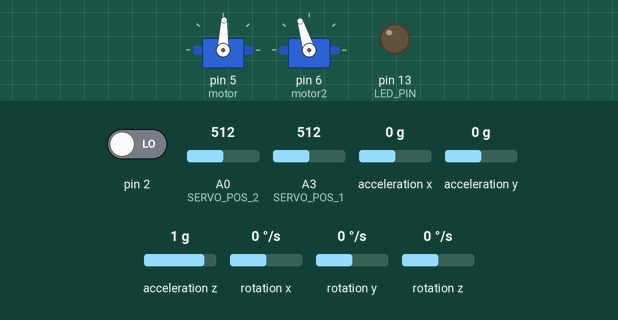
A sketch run on a simulated Arduino Uno, built with avr-gcc and run on an emulated ATmega328P. Parts: 2 × servo, output pins drawn as LEDs (lit = HIGH). The test bench sets the inputs (shaded band); at power-on: A0 (SERVO_POS_2) = 512, acceleration x 0 g, A3 (SERVO_POS_1) = 512, pin 2 LOW, acceleration y 0 g, acceleration z 1 g, rotation x 0 °/s, rotation y 0 °/s, rotation z 0 °/s. The sensor or clock chip raises its interrupt line as the real part does.

Above: at 2.9 s.
3.0 s: A0 (SERVO_POS_2) set to 716
At 3.5 s:
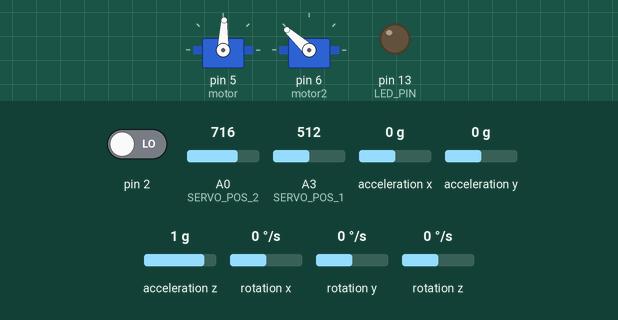
4.5 s: acceleration x set to -1.4 g
At 5.0 s:
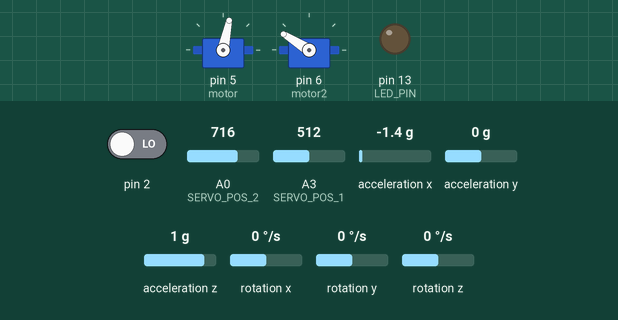
6.0 s: A3 (SERVO_POS_1) set to 716
At 7.0 s:
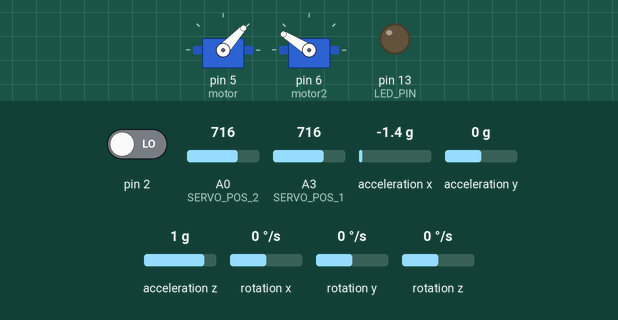
7.5 s: acceleration x set to 0 g
At 8.5 s:
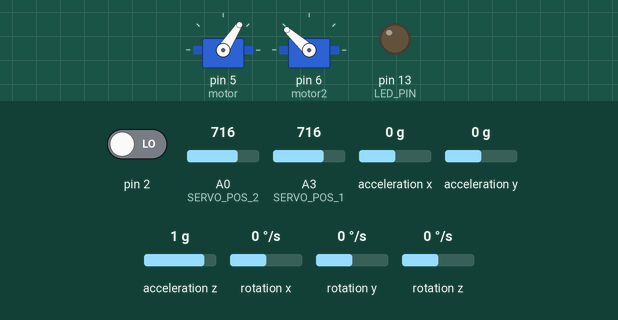
9.0 s: A0 (SERVO_POS_2) set to 992
At 10.2 s:
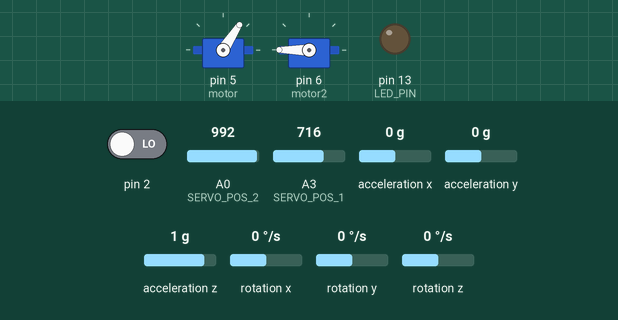
10.5 s: A3 (SERVO_POS_1) set to 992
At 11.6 s:
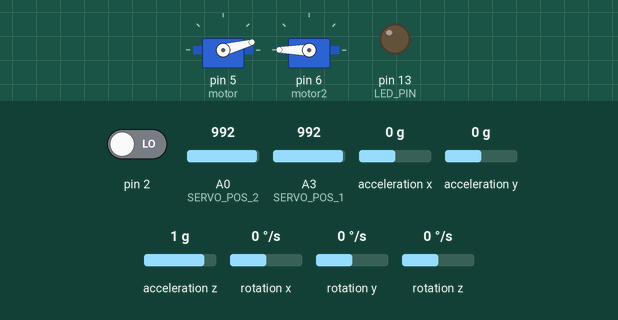
Timing chart, 0 to 13.0 s (numbered marks = the images above; inputs shaded):
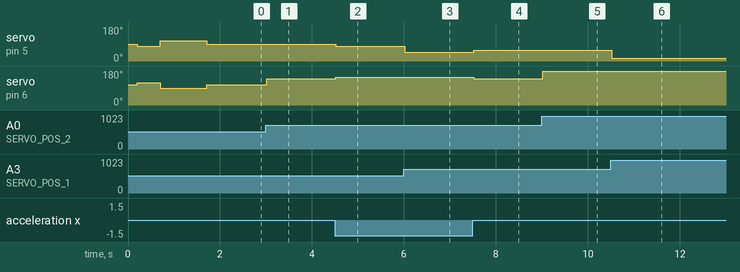

The sketch:

Lampy_final_version_gyro.ino
```cpp
#include <Servo.h>
#include "I2Cdev.h"
#include "MPU6050_6Axis_MotionApps20.h"

Servo motor;
Servo motor2;

#if I2CDEV_IMPLEMENTATION == I2CDEV_ARDUINO_WIRE
    #include "Wire.h"
#endif

MPU6050 mpu;

//#define OUTPUT_READABLE_QUATERNION
//#define OUTPUT_READABLE_EULER
#define OUTPUT_READABLE_YAWPITCHROLL
//#define OUTPUT_READABLE_REALACCEL
//#define OUTPUT_READABLE_WORLDACCEL
//#define OUTPUT_TEAPOT

#define LED_PIN 13 // (Arduino is 13, Teensy is 11, Teensy++ is 6)
bool blinkState = false;
const int SERVO_POS_1 = A3;
const int SERVO_POS_2 = A0;

// MPU control/status vars
bool dmpReady = false;  // set true if DMP init was successful
uint8_t mpuIntStatus;   // holds actual interrupt status byte from MPU
uint8_t devStatus;      // return status after each device operation (0 = success, !0 = error)
uint16_t packetSize;    // expected DMP packet size (default is 42 bytes)
uint16_t fifoCount;     // count of all bytes currently in FIFO
uint8_t fifoBuffer[64]; // FIFO storage buffer

// orientation/motion vars
Quaternion q;           // [w, x, y, z]         quaternion container
VectorInt16 aa;         // [x, y, z]            accel sensor measurements
VectorInt16 aaReal;     // [x, y, z]            gravity-free accel sensor measurements
VectorInt16 aaWorld;    // [x, y, z]            world-frame accel sensor measurements
VectorFloat gravity;    // [x, y, z]            gravity vector
float euler[3];         // [psi, theta, phi]    Euler angle container
float ypr[3];           // [yaw, pitch, roll]   yaw/pitch/roll container and gravity vector
float gyroPos = 0;
int servoPos1 = 1500;
int servoPos2 = 1500;
// packet structure for InvenSense teapot demo
uint8_t teapotPacket[14] = { '$', 0x02, 0,0, 0,0, 0,0, 0,0, 0x00, 0x00, '\r', '\n' };
int Servo1Pos = 0;
int Servo2Pos = 0;

//min i max wychylenie serv
//1500 to srodek
int minPos1 = 1350;
int neutralPos1 = 1450;
int maxPos1 = 1650;

int minPos2 = 1450;
int neutralPos2 = 1650;
int maxPos2 = 1750;

//czulosc serv
int gyroGain = 2100;

//zakres potencjometrow
int potentioneterPosition = 800;

bool serialCom = false;

// ================================================================
// ===               INTERRUPT DETECTION ROUTINE                ===
// ================================================================

volatile bool mpuInterrupt = false;     // indicates whether MPU interrupt pin has gone high
void dmpDataReady() {
    mpuInterrupt = true;
}


// ================================================================
// ===                      INITIAL SETUP                       ===
// ================================================================

void setup() {
    pinMode(SERVO_POS_1,INPUT);
    pinMode(SERVO_POS_2,INPUT);
    Servo1Pos = map(analogRead(SERVO_POS_1),0,1023,potentioneterPosition,-potentioneterPosition);
    Servo2Pos = map(analogRead(SERVO_POS_2),0,1023,-potentioneterPosition,potentioneterPosition);
    motor.writeMicroseconds(neutralPos1+Servo1Pos);
    motor2.writeMicroseconds(neutralPos2+Servo2Pos);
    motor.attach(5);
    //motor.writeMicroseconds(servoPos1);
    motor2.attach(6);
    //delay(2000);
    // motor2.writeMicroseconds(servoPos2);
    delay(200);
   motor.writeMicroseconds(minPos1+Servo1Pos);
    motor2.writeMicroseconds(maxPos2+Servo2Pos);
    delay(500);
    motor.writeMicroseconds(maxPos1+Servo1Pos);
    motor2.writeMicroseconds(minPos2+Servo2Pos);
    delay(500);
    //motor.writeMicroseconds(servoPos1);
    //motor2.writeMicroseconds(servoPos2);
    // join I2C bus (I2Cdev library doesn't do this automatically)
    #if I2CDEV_IMPLEMENTATION == I2CDEV_ARDUINO_WIRE
        Wire.begin();
        TWBR = 24; // 400kHz I2C clock (200kHz if CPU is 8MHz)
    #elif I2CDEV_IMPLEMENTATION == I2CDEV_BUILTIN_FASTWIRE
        Fastwire::setup(400, true);
    #endif

    // initialize serial communication
    // (115200 chosen because it is required for Teapot Demo output, but it's
    // really up to you depending on your project)
    if(serialCom)Serial.begin(115200);

    // initialize device
   if(serialCom) Serial.println(F("Initializing I2C devices..."));
    mpu.initialize();

    // verify connection
   if(serialCom) Serial.println(F("Testing device connections..."));
   if(serialCom) Serial.println(mpu.testConnection() ? F("MPU6050 connection successful") : F("MPU6050 connection failed"));

    // wait for ready
   if(serialCom) Serial.println(F("\nSend any character to begin DMP programming and demo: "));
    //while (Serial.available() && Serial.read()); // empty buffer
    //while (!Serial.available());                 // wait for data
   // while (Serial.available() && Serial.read()); // empty buffer again

    // load and configure the DMP
   if(serialCom) Serial.println(F("Initializing DMP..."));
    devStatus = mpu.dmpInitialize();

    // supply your own gyro offsets here, scaled for min sensitivity
    mpu.setXGyroOffset(220);
    mpu.setYGyroOffset(76);
    mpu.setZGyroOffset(-85);
    mpu.setZAccelOffset(1788); // 1688 factory default for my test chip

    // make sure it worked (returns 0 if so)
    if (devStatus == 0) {
        // turn on the DMP, now that it's ready
        if(serialCom)Serial.println(F("Enabling DMP..."));
        mpu.setDMPEnabled(true);

        // enable Arduino interrupt detection
        if(serialCom)Serial.println(F("Enabling interrupt detection (Arduino external interrupt 0)..."));
        attachInterrupt(0, dmpDataReady, RISING);
        mpuIntStatus = mpu.getIntStatus();

        // set our DMP Ready flag so the main loop() function knows it's okay to use it
        if(serialCom)Serial.println(F("DMP ready! Waiting for first interrupt..."));
        dmpReady = true;

        // get expected DMP packet size for later comparison
        packetSize = mpu.dmpGetFIFOPacketSize();
    } else {
        // ERROR!
        // 1 = initial memory load failed
        // 2 = DMP configuration updates failed
        // (if it's going to break, usually the code will be 1)
        if(serialCom){
        Serial.print(F("DMP Initialization failed (code "));
        Serial.print(devStatus);
        Serial.println(F(")"));
        }
    }

    // configure LED for output
    pinMode(LED_PIN, OUTPUT);

}


// ================================================================
// ===                    MAIN PROGRAM LOOP                     ===
// ================================================================

void loop() {
    // if programming failed, don't try to do anything
    if (!dmpReady) return;

    // wait for MPU interrupt or extra packet(s) available
    while (!mpuInterrupt && fifoCount < packetSize) {
        // other program behavior stuff here
        // .
        // .
        // .
        // if you are really paranoid you can frequently test in between other
        // stuff to see if mpuInterrupt is true, and if so, "break;" from the
        // while() loop to immediately process the MPU data
        // .
        // .
        // .
    }

    // reset interrupt flag and get INT_STATUS byte
    mpuInterrupt = false;
    mpuIntStatus = mpu.getIntStatus();

    // get current FIFO count
    fifoCount = mpu.getFIFOCount();

    // check for overflow (this should never happen unless our code is too inefficient)
    if ((mpuIntStatus & 0x10) || fifoCount == 1024) {
        // reset so we can continue cleanly
        mpu.resetFIFO();
        if(serialCom)Serial.println(F("FIFO overflow!"));

    // otherwise, check for DMP data ready interrupt (this should happen frequently)
    } else if (mpuIntStatus & 0x02) {
        // wait for correct available data length, should be a VERY short wait
        while (fifoCount < packetSize) fifoCount = mpu.getFIFOCount();

        // read a packet from FIFO
        mpu.getFIFOBytes(fifoBuffer, packetSize);

        // track FIFO count here in case there is > 1 packet available
        // (this lets us immediately read more without waiting for an interrupt)
        fifoCount -= packetSize;

        #ifdef OUTPUT_READABLE_QUATERNION
            // display quaternion values in easy matrix form: w x y z
            mpu.dmpGetQuaternion(&q, fifoBuffer);
            if(serialCom){
            Serial.print("quat\t");
            Serial.print(q.w);
            Serial.print("\t");
            Serial.print(q.x);
            Serial.print("\t");
            Serial.print(q.y);
            Serial.print("\t");
            Serial.println(q.z);
            }
        #endif

        #ifdef OUTPUT_READABLE_EULER
            // display Euler angles in degrees
            mpu.dmpGetQuaternion(&q, fifoBuffer);
            mpu.dmpGetEuler(euler, &q);
            if(serialCom){
            Serial.print("euler\t");
            Serial.print(euler[0] * 180/M_PI);
            Serial.print("\t");
            Serial.print(euler[1] * 180/M_PI);
            Serial.print("\t");
            Serial.println(euler[2] * 180/M_PI);
            }
        #endif

        #ifdef OUTPUT_READABLE_YAWPITCHROLL
            Servo1Pos = map(analogRead(SERVO_POS_1),0,1023,potentioneterPosition,-potentioneterPosition);
            Servo2Pos = map(analogRead(SERVO_POS_2),0,1023,-potentioneterPosition,potentioneterPosition);

            gyroPos = (ypr[1] * gyroGain)*-1;
            servoPos1 = neutralPos1 - gyroPos + Servo1Pos;
            servoPos2 = neutralPos2 + gyroPos + Servo2Pos;
            /*
            if(gyroPos < 0) {
              servoPos = servoPos + (gyroPos/2);
            } else if(gyroPos > 0) {
              servoPos = servoPos - (gyroPos/2);
            }
            */
            if(servoPos1 < minPos1 +Servo1Pos) servoPos1 = minPos1+Servo1Pos;
            else if(servoPos1 > maxPos1+Servo1Pos) servoPos1 = maxPos1+Servo1Pos;
            if(servoPos2 < minPos2 +Servo2Pos) servoPos2 = minPos2+Servo2Pos;
            else if(servoPos2 > maxPos2+Servo2Pos) servoPos2 = maxPos2+Servo2Pos;
            motor.writeMicroseconds(servoPos1);
            motor2.writeMicroseconds(servoPos2);
            // display Euler angles in degrees
            mpu.dmpGetQuaternion(&q, fifoBuffer);
            mpu.dmpGetGravity(&gravity, &q);
            mpu.dmpGetYawPitchRoll(ypr, &q, &gravity);
            if(serialCom){
            Serial.print("ypr\t");
            Serial.print(ypr[0] * 180/M_PI);
            Serial.print("\t");
            Serial.print(ypr[1] * 180/M_PI);
            Serial.print("\t");
            Serial.print(ypr[2] * 180/M_PI);
            Serial.print("\t");
           //Serial.print(servoPos);
            Serial.print("\t");
            Serial.print(ypr[1]);
            Serial.print("\t");
            Serial.print(ypr[1]*180);
            Serial.print("\t");
            Serial.print(ypr[1]*1000);

            Serial.print("\n");
            }
            //if (servoPos < 0) { servoPos = servoPos * -1; }

        #endif

        #ifdef OUTPUT_READABLE_REALACCEL
            // display real acceleration, adjusted to remove gravity
            mpu.dmpGetQuaternion(&q, fifoBuffer);
            mpu.dmpGetAccel(&aa, fifoBuffer);
            mpu.dmpGetGravity(&gravity, &q);
            mpu.dmpGetLinearAccel(&aaReal, &aa, &gravity);
            if(serialCom){
            Serial.print("areal\t");
            Serial.print(aaReal.x);
            Serial.print("\t");
            Serial.print(aaReal.y);
            Serial.print("\t");
            Serial.println(aaReal.z);
            }
        #endif

        #ifdef OUTPUT_READABLE_WORLDACCEL
            // display initial world-frame acceleration, adjusted to remove gravity
            // and rotated based on known orientation from quaternion
            mpu.dmpGetQuaternion(&q, fifoBuffer);
            mpu.dmpGetAccel(&aa, fifoBuffer);
            mpu.dmpGetGravity(&gravity, &q);
            mpu.dmpGetLinearAccel(&aaReal, &aa, &gravity);
            mpu.dmpGetLinearAccelInWorld(&aaWorld, &aaReal, &q);
            if(serialCom){
            Serial.print("aworld\t");
            Serial.print(aaWorld.x);
            Serial.print("\t");
            Serial.print(aaWorld.y);
            Serial.print("\t");
            Serial.println(aaWorld.z);
            }
        #endif

        #ifdef OUTPUT_TEAPOT
            // display quaternion values in InvenSense Teapot demo format:
            teapotPacket[2] = fifoBuffer[0];
            teapotPacket[3] = fifoBuffer[1];
            teapotPacket[4] = fifoBuffer[4];
            teapotPacket[5] = fifoBuffer[5];
            teapotPacket[6] = fifoBuffer[8];
            teapotPacket[7] = fifoBuffer[9];
            teapotPacket[8] = fifoBuffer[12];
            teapotPacket[9] = fifoBuffer[13];
           if(serialCom) Serial.write(teapotPacket, 14);
            teapotPacket[11]++; // packetCount, loops at 0xFF on purpose
        #endif

        // blink LED to indicate activity
        //blinkState = !blinkState;
        //digitalWrite(LED_PIN, blinkState);
    }
}
```

Measured:
- after the input at 3.0 s, servo on pin 6 (motor2): 107° → 138° at once
- after the input at 4.5 s, servo on pin 5 (motor): 88° → 78° at once; servo on pin 6 (motor2): 138° → 148° at once
- after the input at 6.0 s, servo on pin 5 (motor): 78° → 47° at once
- after the input at 7.5 s, servo on pin 5 (motor): 47° → 57° at once; servo on pin 6 (motor2): 148° → 138° at once
- after the input at 9.0 s, servo on pin 6 (motor2): 138° → 180° at once
- after the input at 10.5 s, servo on pin 5 (motor): 57° → 15° at once
